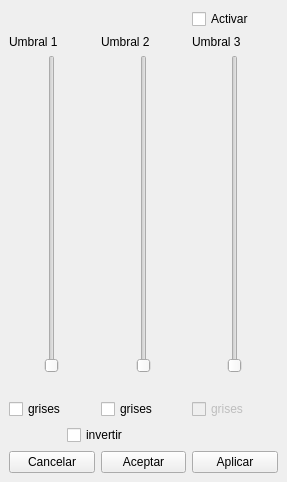
<?xml version="1.0" encoding="UTF-8"?>
<ui version="4.0">
 <class>multiumbral</class>
 <widget class="QDockWidget" name="multiumbral">
  <property name="geometry">
   <rect>
    <x>0</x>
    <y>0</y>
    <width>287</width>
    <height>482</height>
   </rect>
  </property>
  <property name="windowTitle">
   <string>Multiumbralización</string>
  </property>
  <widget class="QWidget" name="dockWidgetContents">
   <layout class="QVBoxLayout" name="verticalLayout">
    <item>
     <layout class="QGridLayout" name="gridLayout">
      <item row="6" column="2">
       <widget class="QCheckBox" name="grises3">
        <property name="enabled">
         <bool>false</bool>
        </property>
        <property name="text">
         <string>grises</string>
        </property>
       </widget>
      </item>
      <item row="4" column="0" alignment="Qt::AlignHCenter">
       <widget class="QSlider" name="vs1">
        <property name="layoutDirection">
         <enum>Qt::LeftToRight</enum>
        </property>
        <property name="orientation">
         <enum>Qt::Vertical</enum>
        </property>
       </widget>
      </item>
      <item row="4" column="1" alignment="Qt::AlignHCenter">
       <widget class="QSlider" name="vs2">
        <property name="orientation">
         <enum>Qt::Vertical</enum>
        </property>
       </widget>
      </item>
      <item row="6" column="0">
       <widget class="QCheckBox" name="grises1">
        <property name="text">
         <string>grises</string>
        </property>
       </widget>
      </item>
      <item row="6" column="1">
       <widget class="QCheckBox" name="grises2">
        <property name="text">
         <string>grises</string>
        </property>
       </widget>
      </item>
      <item row="7" column="0" colspan="2" alignment="Qt::AlignHCenter">
       <widget class="QCheckBox" name="invertir">
        <property name="text">
         <string>invertir</string>
        </property>
       </widget>
      </item>
      <item row="4" column="2" alignment="Qt::AlignHCenter">
       <widget class="QSlider" name="vs3">
        <property name="enabled">
         <bool>false</bool>
        </property>
        <property name="orientation">
         <enum>Qt::Vertical</enum>
        </property>
       </widget>
      </item>
      <item row="1" column="2">
       <widget class="QCheckBox" name="activar3">
        <property name="text">
         <string>Activar</string>
        </property>
       </widget>
      </item>
      <item row="3" column="2">
       <widget class="QLabel" name="label_3">
        <property name="enabled">
         <bool>true</bool>
        </property>
        <property name="text">
         <string>Umbral 3</string>
        </property>
       </widget>
      </item>
      <item row="3" column="1">
       <widget class="QLabel" name="label_2">
        <property name="text">
         <string>Umbral 2</string>
        </property>
       </widget>
      </item>
      <item row="3" column="0">
       <widget class="QLabel" name="label">
        <property name="text">
         <string>Umbral 1</string>
        </property>
       </widget>
      </item>
      <item row="5" column="0">
       <widget class="QLabel" name="labelvs1">
        <property name="text">
         <string/>
        </property>
       </widget>
      </item>
      <item row="5" column="1">
       <widget class="QLabel" name="labelvs2">
        <property name="text">
         <string/>
        </property>
       </widget>
      </item>
      <item row="5" column="2">
       <widget class="QLabel" name="labelvs3">
        <property name="text">
         <string/>
        </property>
       </widget>
      </item>
     </layout>
    </item>
    <item>
     <layout class="QHBoxLayout" name="horizontalLayout">
      <item>
       <widget class="QPushButton" name="cancelar">
        <property name="text">
         <string>Cancelar</string>
        </property>
       </widget>
      </item>
      <item>
       <widget class="QPushButton" name="aceptar">
        <property name="text">
         <string>Aceptar</string>
        </property>
       </widget>
      </item>
      <item>
       <widget class="QPushButton" name="aplicar">
        <property name="text">
         <string>Aplicar</string>
        </property>
       </widget>
      </item>
     </layout>
    </item>
   </layout>
  </widget>
 </widget>
 <resources/>
 <connections/>
</ui>
